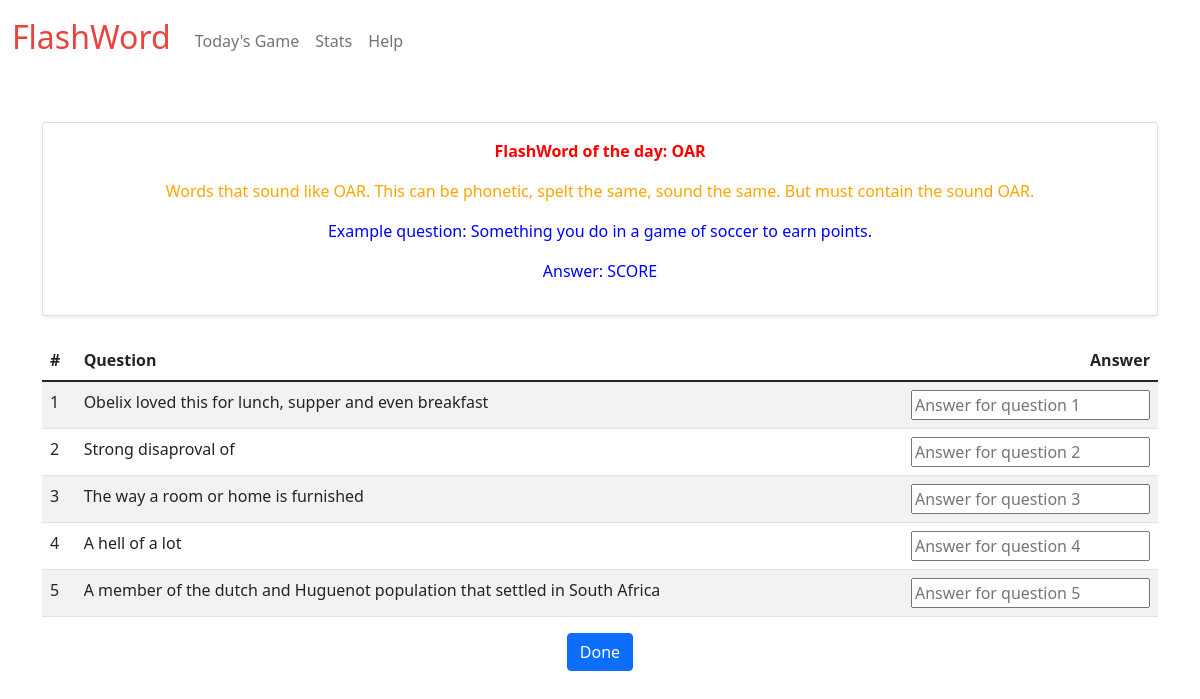
Screenshot of /game with the database file from the repository.
### tables this page shows
CREATE TABLE soundslike (id INTEGER PRIMARY KEY AUTOINCREMENT NOT NULL, soundslike TEXT NOT NULL, description TEXT NOT NULL, exq TEXT NOT NULL, exa TEXT NOT NULL);

CREATE TABLE soundslikeQA (id INTEGER PRIMARY KEY AUTOINCREMENT NOT NULL, soundslike_id INTEGER, question TEXT NOT NULL, answer TEXT NOT NULL);

### app.py (the view, shortened to what this page needs)
@app.route("/game", methods=["GET","POST"])
def game():
    wordoftheday = db.execute("SELECT * FROM soundslike LIMIT 1")
    print(wordoftheday)
    soundslike = wordoftheday[0]['soundslike']
    description = wordoftheday[0]['description']
    exq = wordoftheday[0]['exq']
    exa = wordoftheday[0]['exa']
    print("======== DEBUG INFO /GAME GET ========")
    print(wordoftheday[0]['id'])
    print(exq)
    print(exa)
    questionsoftheday = db.execute("SELECT * FROM soundslikeQA WHERE soundslike_id = ?", wordoftheday[0]['id'])
    session['questionsoftheday'] = questionsoftheday
    print("======== DEBUG INFO /GAME GET ========")
    print(questionsoftheday)
    if request.method == "GET":
        return render_template("game.html", questionsoftheday=questionsoftheday, soundslike=soundslike, description=description, exq=exq, exa=exa)

### app.py (called while the page is built)
@app.after_request
def after_request(response):
    response.headers["Cache-Control"] = "no-cache, no-store, must-revalidate"
    response.headers["Expires"] = 0
    response.headers["Pragma"] = "no-cache"
    return response

### templates/game.html (shortened to what this page needs)
{% extends "layout.html" %}
{% block main %}
<main class="container py-5 text-center">
    <form action="/game" method="post">
        <div class="card mb-4 shadow-sm">
            <div class="card-body">
                <div><p style="color:red"><strong>FlashWord of the day: {{ soundslike }}</strong></p></div>
                <div><p style="color:orange">{{ description }}</p></div>
                <div><p style="color:blue">Example question: {{ exq }}</p></div>
                <div><p style="color:blue">Answer: {{ exa }}</p></div>
            </div>
        </div>
        <div>
            <table class="table table-striped">
            <thead>
                <tr>
                    <th class="text-start">#</th>
                    <th class="text-start">Question</th>
                    <th class="text-end">Answer</th>
                </tr>
                </thead>
                <tbody>
                    {% for question in questionsoftheday %}
                        <tr>
                            <td class="text-start">{{ question['id'] }}</td>
                            <td class="text-start">{{ question['question'] }}</td>
                            <td class="text-end"><input autocomplete="off" id="Q{{ question['id'] }}" name="Q{{ question['id'] }}" placeholder="Answer for question {{ question['id'] }}" type="value"></td>
                        </tr>
                    {% endfor %}
                </tbody>
                </table>
        </div>
        <div class=""footer">
            <button class="btn btn-primary footer" type="submit">Done</button>
        </div>
    </form>
</main>
{% endblock %}

### templates/layout.html (shortened to what this page needs)
<!DOCTYPE html>
<html lang="en">
    <head>
        <link href="https://cdn.jsdelivr.net/npm/bootstrap@5.1.3/dist/css/bootstrap.min.css" rel="stylesheet">
        <link href="/static/styles.css" rel="stylesheet">
    </head>
    <body>
        <nav class="navbar navbar-light navbar-expand-md">
            <div class="container-fluid">
                <a class="navbar-brand" href="/"><span class="red">FlashWord</span></a>
                <div class="collapse navbar-collapse" id="navbar">
                        <ul class="navbar-nav me-auto mt-2">
                            <li class="nav-item"><a class="nav-link" href="/game">Today's Game</a></li>
                            <li class="nav-item"><a class="nav-link" href="/stats">Stats</a></li>
                            <li class="nav-item"><a class="nav-link" href="/help">Help</a></li>
                        </ul>
                </div>
            </div>
        </nav>
        {% block main %}{% endblock %}
    </body>
</html>

### static/styles.css (style rules this page uses)
nav .navbar-brand { font-size: xx-large; }
nav .navbar-brand .red { color: #ea433b; }

### rows the page displays
soundslike: soundslike "OAR", description "Words that sound like OAR. This can be phonetic, spelt the same, sound the same. But must contain the sound OAR.", exq "Something you do in a game of soccer to earn points.", exa "SCORE"
soundslikeQA: id "1", question "Obelix loved this for lunch, supper and even breakfast", Q1 "Answer for question 1"
soundslikeQA: id "2", question "Strong disaproval of", Q2 "Answer for question 2"
soundslikeQA: id "3", question "The way a room or home is furnished", Q3 "Answer for question 3"
soundslikeQA: id "4", question "A hell of a lot", Q4 "Answer for question 4"
soundslikeQA: id "5", question "A member of the dutch and Huguenot population that settled in South Africa", Q5 "Answer for question 5"
